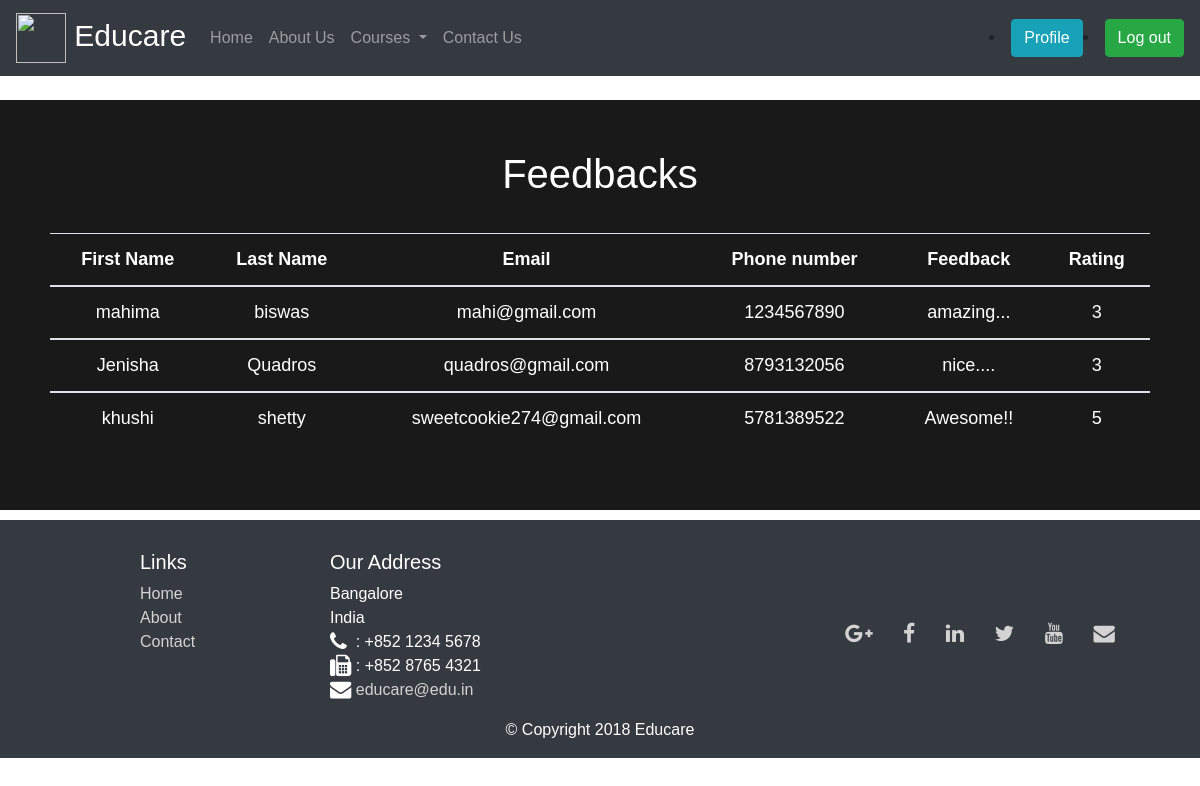
Page /viewFeedback.php on the committed database.
### tables this page shows
CREATE TABLE `feedbackform` (
  `firstname` text NOT NULL,
  `lastname` text NOT NULL,
  `email` varchar(50) NOT NULL,
  `telnum` varchar(10) NOT NULL,
  `feedback` text NOT NULL,
  `rating` int(10) NOT NULL
);

### viewFeedback.php (the view, shortened to what this page needs)
<!DOCTYPE html>
<html lang="en">
<head>
  <link rel="stylesheet" href="https://maxcdn.bootstrapcdn.com/bootstrap/4.0.0/css/bootstrap.min.css">
  <link rel="stylesheet" href="https://cdn.jsdelivr.net/npm/bootstrap-social@5.1.1/bootstrap-social.min.css">
  <link rel="stylesheet" href="https://stackpath.bootstrapcdn.com/font-awesome/4.7.0/css/font-awesome.min.css">
  <link rel="stylesheet" href="stylePage.css" type="text/css">
</head>
<body>
    <nav class="navbar navbar-expand-lg navbar-dark bg-dark fixed-top">
      <a class="navbar-brand mb-0" href="#" style="font-size: 30px;">
        <img src="images/unnamed.png" width="50" height="50" class="d-inline-block align-top" alt="" loading="lazy">
        Educare
      </a>
      <div class="collapse navbar-collapse" id="navbarSupportedContent">
        <ul class="navbar-nav mr-auto">
          <?php
          if(isset($_SESSION['admin_fname']))
          {
            echo('
            <li class="nav-item active">
            <a class="nav-link" href="viewFeedback.php">View Reviews <span class="sr-only">(current)</span></a>
            </li>
            <li class="nav-item">
            <a class="nav-link" href="displayCoursesAdmin.php">Display courses <span class="sr-only">(current)</span></a>
            </li>
            <li class="nav-item">
            <a class="nav-link" href="courses.php">Add courses <span class="sr-only">(current)</span></a>
            </li>
            <li class="nav-item">
            <a class="nav-link" href="modifyCoursesFirstPage.php">Modify courses <span class="sr-only">(current)</span></a>
            </li>
          ');
          }
          else
          {
            echo('<li class="nav-item">
            <a class="nav-link" href="index.php">Home <span class="sr-only">(current)</span></a>
            </li>
            <li class="nav-item">
              <a class="nav-link" href="#">About Us</a>
            </li>
            <li class="nav-item dropdown">
              <a class="nav-link dropdown-toggle" href="#" id="navbarDropdown" role="button" data-toggle="dropdown" aria-haspopup="true" aria-expanded="false">
                Courses
              </a>
              <div class="dropdown-menu" aria-labelledby="navbarDropdown">
                <a class="dropdown-item" href="#">Action</a>
                <a class="dropdown-item" href="#">Another action</a>
                <div class="dropdown-divider"></div>
                <a class="dropdown-item" href="#">Something else here</a>
              </div>
            </li>
            <li class="nav-item">
              <a class="nav-link" href="contactPage.php">Contact Us</a>
            </li>');
          }
        ?>
        </ul>
        <li>
          <a class="btn btn-info" href="admin_page.php" role="button">Profile</a>
        </li>
        <li>
          <a class="btn btn-success" href="logout.php" role="button">Log out</a>
        </li>
      </div>
    </nav>
    <div class="container-fluid text-center mycontainer" style="margin-top:100px;">
    <?php
      $link = mysqli_connect('localhost', 'root', '', 'WebProject');
      $sql = "SELECT * FROM feedbackform;";
      $result = mysqli_query($link,$sql);
      if(mysqli_num_rows($result)>0)
      {
        echo("<h1>Feedbacks</h1><br>");
        echo("<table class='table table-responsive-lg' data-toggle='table' data-pagination='true' data-search='true'  data-fixed-columns='true'
        data-fixed-number='2'>");
        echo("<thead><tr><th scope='col'>First Name</th><th scope='col'>Last Name</th><th scope='col'>Email</th><th scope='col'>Phone number</th><th scope='col'>Feedback</th><th scope='col'>Rating</th></tr></thead><tbody>");
      while(($row = mysqli_fetch_row($result))!=null)
      {
        echo("<tbody><tr class='myrow'><td>".$row[0]."</td><td>
        ". $row[1]. "</td><td>" .$row[2]. "</td><td>" .$row[3]. "</td><td>" .$row[4]. "</td><td>".$row[5]."</td></tr></tbody>");
      }
        echo("</tbody></table>");
      }
      ?>
    </div>
    <footer class="footer bg-dark footer-font" style="margin-top: 10px;">
      <div class="container">
          <div class="row" >
              <div class="col-4 offset-1 col-sm-2">
                  <h5>Links</h5>
                  <ul class="list-unstyled">
                      <li><a href="#">Home</a></li>
                      <li><a href="#">About</a></li>
                      <li><a href="#">Contact</a></li>
                  </ul>
              </div>
              <div class="col-7 col-sm-5">
                  <h5>Our Address</h5>
                  <address>
                Bangalore<br>
                India<br>
                <i class="fa fa-phone fa-lg"></i>&nbsp;&nbsp;: +852 1234 5678<br>
                <i class="fa fa-fax fa-lg"></i>&nbsp;: +852 8765 4321<br>
                <i class="fa fa-envelope fa-lg"></i> <a href="mailto:educare@edu.in">educare@edu.in</a>
            </address>
              </div>
              <div class="col-12 col-sm-4 align-self-center">
                  <div class="text-center">
                      <a class="btn btn-social-icon btn-google" href="http://google.com/+"><i class="fa fa-google-plus fa-lg"></i></a>
                      <a class="btn btn-social-icon btn-facebook" href="http://www.facebook.com/profile.php?id="><i class="fa fa-facebook fa-lg"></i></a>
                      <a class="btn btn-social-icon btn-linkedin" href="http://www.linkedin.com/in/"><i class="fa fa-linkedin fa-lg"></i></a>
                      <a class="btn btn-social-icon btn-twitter" href="http://twitter.com/"><i class="fa fa-twitter fa-lg"></i></a>
                      <a class="btn btn-social-icon btn-google" href="http://youtube.com/"><i class="fa fa-youtube fa-lg"></i></a>
                      <a class="btn btn-social-icon" href="mailto:"><i class="fa fa-envelope fa-lg"></i></a>
                  </div>
              </div>
        </div>
        <div class="row justify-content-center">
              <div class="col-auto">
                  <p>© Copyright 2018 Educare</p>
              </div>
        </div>
      </div>
    </footer>
</body>
</html>

### stylePage.css (style rules this page uses)
.footer-font { color: white; }
.footer-font a { color: lightgray; }
body { background-image:url(images/daria-nepriakhina-xY55bL5mZAM-unsplash.jpg); background-repeat: no-repeat; background-attachment: fixed; background-size: cover; font-family: Verdana, Geneva, Tahoma, sans-serif; }

### viewFeedback.php (style rules this page uses)
body { background-image:url(images/inaki-del-olmo-NIJuEQw0RKg-unsplash.jpg); }
.mycontainer { color:white; font-size:18px; padding: 50px; background-color: rgba(0, 0, 0, 0.9); }

### rows in the picture
feedbackform: firstname "mahima", lastname "biswas", email "mahi@gmail.com", telnum "1234567890", feedback "amazing...", rating "3"
feedbackform: firstname "Jenisha", lastname "Quadros", email "quadros@gmail.com", telnum "8793132056", feedback "nice....", rating "3"
feedbackform: firstname "khushi", lastname "shetty", email "sweetcookie274@gmail.com", telnum "5781389522", feedback "Awesome!!", rating "5"
